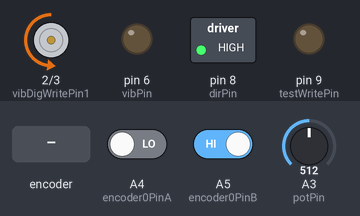
This sketch was run on a simulated Arduino Uno, built with avr-gcc and run on an emulated ATmega328P. On the bench: motor-driver pin pairs drawn as motors (green arrow = first pin HIGH = forward, orange = second pin HIGH = backward, longer = more drive, scaled by the enable pin), switched loads named in the sketch (green lamp = pin HIGH), output pins drawn as LEDs (lit = HIGH). The inputs (shaded band) are chosen by the test bench; at power-on: A3 (potPin) = 512, A4 (encoder0PinA) LOW, A5 (encoder0PinB) HIGH. What the sketch prints to the serial monitor is not drawn.

Above: at 1.2 s.
1.3 s: rotary encoder on A4 (encoder0PinA) / A5 (encoder0PinB) turned 1 step (first pin leading)
At 1.9 s:
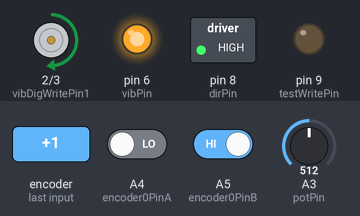
3.0 s: A3 (potPin) set to 716
At 3.4 s:
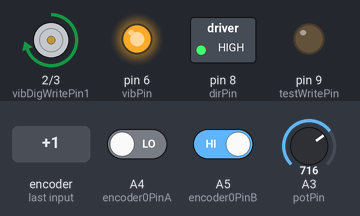
4.5 s: A3 (potPin) set to 306
At 5.7 s:
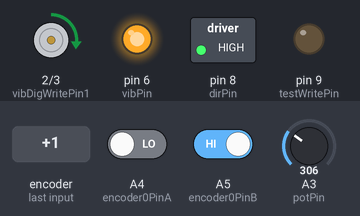
6.0 s: rotary encoder on A4 (encoder0PinA) / A5 (encoder0PinB) turned 2 steps (second pin leading)
At 6.24 s:
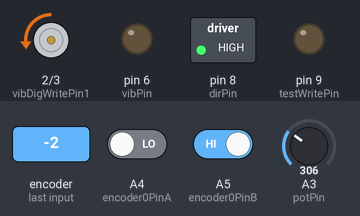
9.0 s: A3 (potPin) set to 179
At 11.8 s:
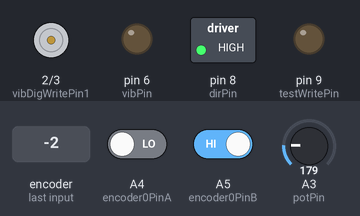
12.0 s: rotary encoder on A4 (encoder0PinA) / A5 (encoder0PinB) turned 3 steps (first pin leading)
At 12.77 s:
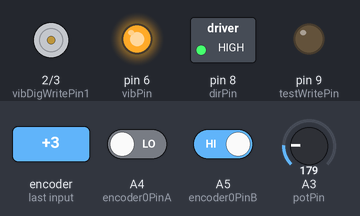
Timing chart, 0 to 15.0 s (numbered marks = the images above; inputs shaded):
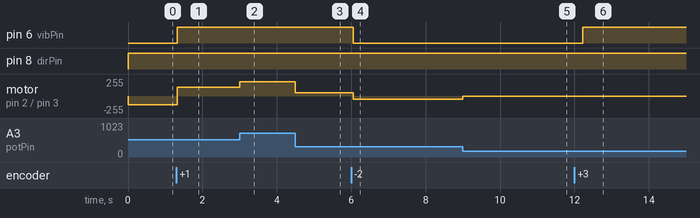

The sketch:

dc_motor_encoder_test.ino
```cpp
//Quadrature Encoder
//Connect Encoder to Pins encoder0PinA, encoder0PinB, and +5V.
//Mechatronics 530.421 Lab 2

int encoder0PinA = A4;
int encoder0PinB = A5;
int encoder0Pos = 0;
int encoder0PinALast = LOW;
int encoder0PinBLast = LOW;
int n1 = LOW;
int n2 = LOW;

int pwmPin = 5; // PWM output pin for motor
int dirPin = 8; // direction output pin for motor
double duty = 0; // Duty cylce (between 0 and 255)
unsigned int output = 0; // Output command to the motor

// INPUT: Potentiometer should be connected to 5V and GND
int potPin = A3; // Potentiometer output connected to analog pin 3
float potVal = 0; // Variable to store the input from the potentiometer
float potVal_norm = 0;


// declare variable values for vib

int vibPin = 6; // PWM pin for vibration actuator
float tar1 = 240;    // encoder position of vib act row 1
float tar2 = 10;   // encoder position of vib act row 2
float tarRange = 60; // range around tar values that vib act should be actuated
float cirEncoderPos;   // position of encoder limited to 0 - 480

int vibDigWritePin1 = 2;
int vibDigWritePin2 = 3;

int testWritePin = 9;
int testReadPin = A5;
int test = 5;

int count = 0;

void setup() {
  pinMode(encoder0PinA, INPUT);
  pinMode(encoder0PinB, INPUT);
  pinMode(pwmPin, OUTPUT);  // PWM pin for motor
  pinMode(dirPin, OUTPUT);  // dir pin for motor
  pinMode(vibPin, OUTPUT); // PWM pin for vib act
  pinMode(vibDigWritePin1, OUTPUT);
  pinMode(vibDigWritePin2, OUTPUT);

  pinMode(testWritePin, OUTPUT);
  pinMode(testReadPin, INPUT);

  // Set PWM frequency
  setPwmFrequency(pwmPin, 1);

  Serial.begin(9600);

  // start motor
  //duty = 0.0;//0.005;
  digitalWrite(dirPin, LOW);
  output = (int)(duty * 255);  // convert duty cycle to output signal
  analogWrite(pwmPin, output); // output the signal

}

//Increase or decrease pos depends on user's definition of positive pos.
void loop() {
  n1 = digitalRead(encoder0PinA);
  n2 = digitalRead(encoder0PinB);


  // reset encoder count
  if (encoder0Pos > 30000) {
    encoder0Pos = 20;
  }

  else if (encoder0Pos < 20) {
    encoder0Pos = 30000;
  }


//Using rising edge of the channel A
  if ((encoder0PinALast == LOW) && (n1 == HIGH)) {
    if (n2 == LOW) {
      encoder0Pos--;
    } else {
      encoder0Pos++;
    }
  }
//Using falling edge of the channel A
  else if ((encoder0PinALast == HIGH) && (n1 == LOW)) {
    if (n2 == HIGH) {
      encoder0Pos--;
    } else {
      encoder0Pos++;
    }
  }
//Using rising edge of the channel B
  else if ((encoder0PinBLast == LOW) && (n2 == HIGH)) {
    if (n1 == HIGH) {
      encoder0Pos--;
    } else {
      encoder0Pos++;
    }
  }
//Using falling edge of the channel B
  else if ((encoder0PinBLast == HIGH) && (n2 == LOW)) {
    if (n1 == LOW) {
      encoder0Pos--;
    } else {
      encoder0Pos++;
    }
  }
  encoder0PinALast = n1;
  encoder0PinBLast = n2;

  //if (encoder0Pos % 480 == 0) {
  //  Serial.print("encoder");Serial.println(encoder0Pos);Serial.println ("");
  //}

  //Serial.println(encoder0Pos);


//   Serial.println(output);


  cirEncoderPos = encoder0Pos % 480;

  //digitalWrite(vibDigWritePin1, LOW);

  if (encoder0Pos % 480 == 20) {
    Serial.println(encoder0Pos);
  }

  if (cirEncoderPos > (tar1-(tarRange/2)) && cirEncoderPos < (tar1+(tarRange/2)) ) {
    digitalWrite(vibDigWritePin1, HIGH);
    analogWrite(vibPin, (int)255);

  }
  else{
    digitalWrite(vibDigWritePin1, LOW);
    analogWrite(vibPin, (int)0);
  }

  if (cirEncoderPos > (tar2-(tarRange/2)) && cirEncoderPos < (tar2+(tarRange/2)) ) {
    digitalWrite(vibDigWritePin2, HIGH);
  }
  else{
    digitalWrite(vibDigWritePin2, LOW);
  }

  //analogWrite(vibPin, (int)125);

  count = count + 1;
  if (count % 400 == 0){
    analogWrite(vibDigWritePin1, count);
  }


  potVal = analogRead(potPin);   // read the potentiometer value at the input pin
  if (potVal < 141.0)  // Lowest half of the potentiometer's range (0-512) -> rotate clockwise
  {
    potVal_norm = (140.0 - potVal)/140.0; // Normalize to 0-255
    digitalWrite(dirPin, LOW);
  }
  // pot not linear, make 820 max instead of 1023
  else if (potVal > 189.0)  // Upper half of potentiometer"s range (512-1023) -> rotate counter clockwise
  {
    if (potVal > 819.0) {
      potVal = 820.0;
    }
    potVal_norm = (potVal - 190.0)/630.0; // Normalize to 0-255
    digitalWrite(dirPin, HIGH);
  }
  else {
    potVal_norm = 0;
  }


  // if (encoder0Pos % 480 == 0) {
  //   Serial.println(potVal);
  // }

  duty = potVal_norm; // convert potVal to 0-100% range
  output = (int)(duty * 255);  // convert duty cycle to output signal
  analogWrite(pwmPin, output); // output the signal

  // Serial.println(potVal);
  // Serial.println(output);

  //Serial.print(count);
  //Serial.print(" ");

  //digitalWrite(testWritePin, LOW);
  //test = digitalRead(testReadPin);

  //Serial.print(test);
  //Serial.println("");


}


// --------------------------------------------------------------
// Function to set PWM Freq -- DO NOT EDIT
// --------------------------------------------------------------
void setPwmFrequency(int pin, int divisor) {
  byte mode;
  if (pin == 5 || pin == 6 || pin == 9 || pin == 10) {
    switch (divisor) {
      case 1: mode = 0x01; break;
      case 8: mode = 0x02; break;
      case 64: mode = 0x03; break;
      case 256: mode = 0x04; break;
      case 1024: mode = 0x05; break;
      default: return;
    }
    if (pin == 5 || pin == 6) {
      TCCR0B = TCCR0B & 0b11111000 | mode;
    } else {
      TCCR1B = TCCR1B & 0b11111000 | mode;
    }
  } else if (pin == 3 || pin == 11) {
    switch (divisor) {
      case 1: mode = 0x01; break;
      case 8: mode = 0x02; break;
      case 32: mode = 0x03; break;
      case 64: mode = 0x04; break;
      case 128: mode = 0x05; break;
      case 256: mode = 0x06; break;
      case 1024: mode = 0x7; break;
      default: return;
    }
    TCCR2B = TCCR2B & 0b11111000 | mode;
  }
}
```

Measured:
- after the input at 1.3 s, pin 6 (vibPin): LOW → HIGH at once; motor on pin 2 (vibDigWritePin1) / pin 3 (vibDigWritePin2): backward 130/255 → forward 130/255 at once
- after the input at 3.0 s, motor on pin 2 (vibDigWritePin1) / pin 3 (vibDigWritePin2): forward 130/255 → forward 212/255 at once
- after the input at 4.5 s, motor on pin 2 (vibDigWritePin1) / pin 3 (vibDigWritePin2): forward 212/255 → forward 46/255 at once
- after the input at 6.0 s, pin 6 (vibPin): HIGH → LOW after 0.05 s; motor on pin 2 (vibDigWritePin1) / pin 3 (vibDigWritePin2): forward 46/255 → backward 46/255 after 0.06 s
- after the input at 9.0 s, motor on pin 2 (vibDigWritePin1) / pin 3 (vibDigWritePin2): backward 46/255 → stopped at once
- after the input at 12.0 s, pin 6 (vibPin): LOW → HIGH after 0.23 s
